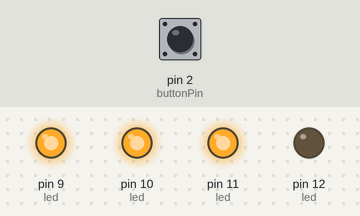
A sketch run on a simulated Arduino Uno, built with avr-gcc and run on an emulated ATmega328P. Shown: output pins drawn as LEDs (lit = HIGH). Inputs (shaded band) come from the test bench; at power-on: pin 2 (buttonPin) LOW.

Above: at 1.3 s.
1.4 s: pin 2 (buttonPin) pulled HIGH for 0.55 s
At 1.8 s:
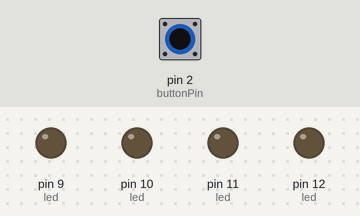
At 3.3 s:
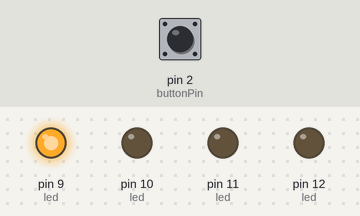
Timing chart, 0 to 19.9 s (numbered marks = the images above; inputs shaded):
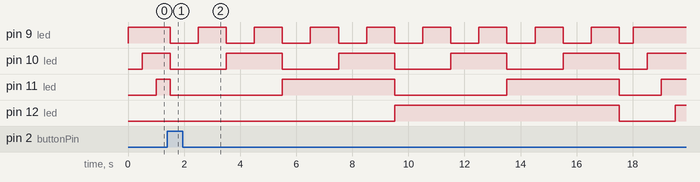

The sketch:

Programa_3.ino
```cpp
//Ian Kersz - Cartão UFRGS: 00338368
//08.03.22

//LEDs acendem em ordem crescente e apagam em ordem decrescente,
//Ao pressionar o botão, os lEDs viram um contador de bits
//Após isso, retornam a sua função normal

//Variaveis e Definições globais (É possivel fazer o contador ter quantos bits quiser)
#define TAM 3   //Quantidade de LEDs (sempre -1 do que no real)
#define TEM 1000    //Delay de todas as atividades em Millisegundos
int led[TAM + 1] = {12,11,10,9};  //Adicionar portas dos LEDs
int buttonPin = 2; //Porta do botão

void TODOS(int estado)  //Criação da função para apagar todos os LEDs
{
    for (int i = TAM; i >= 0; i--)
        digitalWrite(led[i], estado);
}
void PISCAR(char ordem, int estado) //Criação da função para fazer os LEDs piscarem
{
    if (ordem == 'c') //Ordem crescente
    {
        for (int i = TAM; i >= 0; i--)
        {
            digitalWrite(led[i], estado);
            //caso o botão seja pressionado no meio da função
            if (digitalRead(buttonPin) == 1)
            return;
            delay(TEM / 2); //Delay mais curto
        }
    }
    else if (ordem == 'd') //Ordem decrescente
    {
        for (int i = 0; i <= TAM; i++)
        {
            digitalWrite(led[i], estado);
            //caso o botão seja pressionado no meio da função
            if (digitalRead(buttonPin) == 1)
                return;
            delay(TEM / 2); //Delay mais curto
        }
    }
}
void CONTADOR() //Criação da função para LEDs serem um contador de 4 bits
{
    int arr[TAM + 1] = {0};   //Definição do array para contar os bits

    for (int i = 0; i < pow(2, TAM + 1); i++)  //Loop para contar até 16
    {
        for (int j = TAM; j >= 0; j--)  //Matematica para configurar Posição On/Off no array
            arr[j]= i / (int)ceil(pow(2, TAM - j)) % 2;

        for (int j = 0; j <= TAM; j++)  //Loop On/Off LED da posição j
        {
            if (arr[j] == 1)
                digitalWrite(led[j], 1);
            else
                digitalWrite(led[j], 0);
        }
        delay(TEM);
    }
    TODOS(0);
    delay(TEM / 2);
}

void setup()    //Setup das portas do arduino
{
    for (int i = 0; i <= TAM; i++)  //Loop para configurar todos os LEDs e botão
        pinMode(led[i], OUTPUT);

    pinMode(buttonPin, INPUT);
}

void loop() //Loop de execução do arduino
{
    switch (digitalRead(buttonPin)) //Função para ver se o botão está pressionado ou não
    {
    case 1: //Caso sim, inicia o contador
        CONTADOR();
        break;
    case 0: //Caso não, inicia piscar, com Ordem e estado desejado
        PISCAR('c',1);
        PISCAR('d',0);
        break;
    }
}
```
